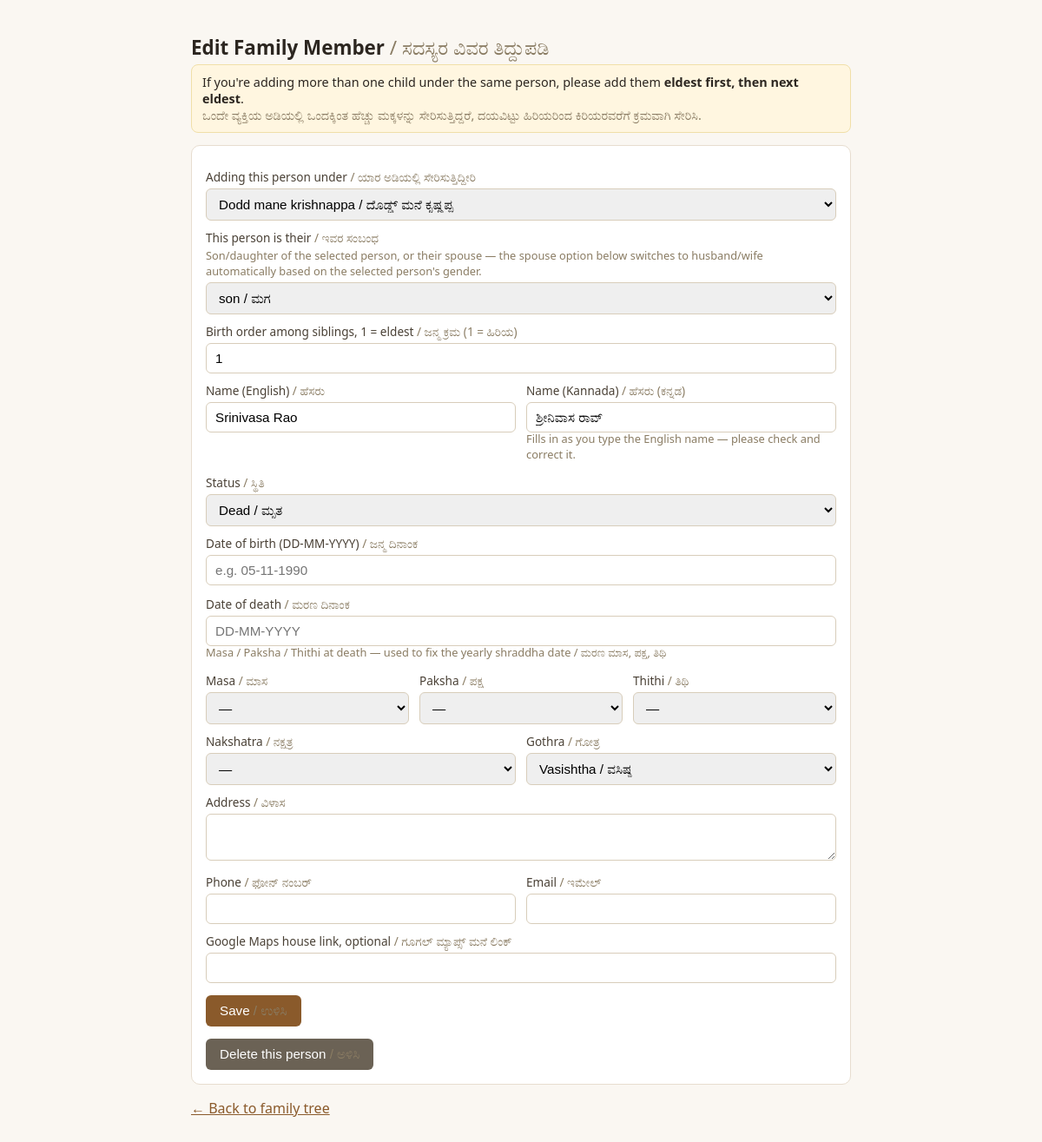
The app's page /admin/root/edit/4 (signed in) with its own data.
### models.py (models this page shows, shortened)
class Person(db.Model):
    id = db.Column(db.Integer, primary_key=True)
    branch_id = db.Column(db.Integer, db.ForeignKey("branch.id"), nullable=True)
    parent_id = db.Column(db.Integer, db.ForeignKey("person.id"), nullable=True)
    relation_type = db.Column(db.String(20), nullable=False)  # root/son/daughter/spouse
    gender = db.Column(db.String(10))
    alive_status = db.Column(db.String(10), default="Alive")
    name = db.Column(db.String(120), nullable=False)       # English spelling
    name_kn = db.Column(db.String(120))                     # Kannada spelling (auto-suggested, editable)
    dob = db.Column(db.String(20))   # DD-MM-YYYY, optional
    dod = db.Column(db.String(20))   # DD-MM-YYYY, optional
    dod_masa = db.Column(db.String(30))    # lunar month at death (e.g. Chaitra), for Paksha Masa rites
    dod_paksha = db.Column(db.String(20))  # Shukla / Krishna paksha at death
    dod_thithi = db.Column(db.String(30))  # thithi at death (e.g. Chaturdashi)
    nakshatra = db.Column(db.String(60))      # nakshatra at birth
    gothra = db.Column(db.String(60))
    address = db.Column(db.Text)
    phone = db.Column(db.String(20))
    email = db.Column(db.String(120))
    maps_link = db.Column(db.String(400))
    sibling_order = db.Column(db.Integer, default=1)  # 1 = eldest
    created_at = db.Column(db.DateTime, default=db.func.now())
    children = db.relationship(
        "Person",
        backref=db.backref("parent", remote_side=[id]),
        foreign_keys=[parent_id],
    )

### app.py (the view, shortened to what this page needs)
@app.route("/admin/root/edit/<int:person_id>", methods=["GET", "POST"])
def admin_root_edit_person(person_id):
    if not require_admin():
        return redirect(url_for("admin_login"))
    person = Person.query.filter_by(id=person_id, branch_id=None).first_or_404()
    root = get_root_person()
    rows = person_tree_rows(root, branch_id=None)
    def is_descendant_or_self(candidate):
        node = candidate
        while node is not None:
            if node.id == person.id:
                return True
            node = node.parent
        return False
    people_for_dropdown = [p for p, _depth in rows if not is_descendant_or_self(p)]
    return render_template(
        "person_form.html",
        branch=None,
        person=person,
        nakshatra_is_other=is_custom_value(person.nakshatra, NAKSHATRAS),
        gothra_is_other=is_custom_value(person.gothra, GOTHRAS),
        is_anchor=(person.id == root.id),
        people_for_dropdown=people_for_dropdown,
        default_parent_id=person.parent_id,
        default_relation=person.relation_type,
        relations=RELATION_CHOICES,
        genders=GENDER_CHOICES,
        statuses=STATUS_CHOICES,
        nakshatras=NAKSHATRAS,
        gothras=GOTHRAS,
        masas=MASAS,
        pakshas=PAKSHAS,
        thithis=THITHIS,
    )

### app.py (called while the page is built)
@app.context_processor
def inject_site_name():
    return {"site_name": SITE_NAME}

def require_admin():
    return session.get("is_admin", False)

def get_root_person():
    return Person.query.filter_by(relation_type="root", branch_id=None).first()

def is_custom_value(value, choices):
    known_keys = {key for key, _en, _kn in choices}
    return bool(value) and value not in known_keys

def person_tree_rows(anchor, branch_id):
    people_by_parent = {}
    others = Person.query.filter(Person.branch_id == branch_id, Person.id != anchor.id).all()
    all_people = [anchor] + others
    for p in all_people:
        people_by_parent.setdefault(p.parent_id, []).append(p)
    for siblings in people_by_parent.values():
        siblings.sort(key=lambda p: (p.sibling_order or 1))
    rows = []
    def walk(person, depth):
        rows.append((person, depth))
        for child in people_by_parent.get(person.id, []):
            walk(child, depth + 1)
    walk(anchor, 0)
    return rows

### templates/person_form.html (shortened to what this page needs)
{% extends "base.html" %}
{% block content %}
{% if person %}
<h1>Edit Family Member <span class="kn">/ ಸದಸ್ಯರ ವಿವರ ತಿದ್ದುಪಡಿ</span></h1>
{% else %}
<h1>Add a Family Member <span class="kn">/ ಕುಟುಂಬ ಸದಸ್ಯರನ್ನು ಸೇರಿಸಿ</span></h1>
{% endif %}
<div class="note">
  {% if is_anchor %}
  This is you / the person this branch starts from — your position in the wider family tree is fixed by the admin, but everything below is your own details to fill in or correct.
  <br><span class="kn">ಇದು ನೀವೇ / ಈ ಶಾಖೆ ಪ್ರಾರಂಭವಾಗುವ ವ್ಯಕ್ತಿ — ಕುಟುಂಬ ವೃಕ್ಷದಲ್ಲಿ ನಿಮ್ಮ ಸ್ಥಾನವನ್ನು ನಿರ್ವಾಹಕರು ನಿಗದಿಪಡಿಸಿದ್ದಾರೆ, ಆದರೆ ಉಳಿದ ವಿವರಗಳನ್ನು ನೀವು ತುಂಬಬಹುದು ಅಥವಾ ಸರಿಪಡಿಸಬಹುದು.</span>
  {% else %}
  If you're adding more than one child under the same person, please add them <strong>eldest first, then next eldest</strong>.
  <br><span class="kn">ಒಂದೇ ವ್ಯಕ್ತಿಯ ಅಡಿಯಲ್ಲಿ ಒಂದಕ್ಕಿಂತ ಹೆಚ್ಚು ಮಕ್ಕಳನ್ನು ಸೇರಿಸುತ್ತಿದ್ದರೆ, ದಯವಿಟ್ಟು ಹಿರಿಯರಿಂದ ಕಿರಿಯರವರೆಗೆ ಕ್ರಮವಾಗಿ ಸೇರಿಸಿ.</span>
  {% endif %}
</div>
<div class="card">
  <form method="post" id="personForm" action="{% if person %}{% if branch %}{{ url_for('branch_edit_person', token=branch.token, person_id=person.id) }}{% else %}{{ url_for('admin_root_edit_person', person_id=person.id) }}{% endif %}{% else %}{% if branch %}{{ url_for('branch_add_person', token=branch.token) }}{% else %}{{ url_for('admin_root_add_person') }}{% endif %}{% endif %}">
    {% if not is_anchor %}
    <label>Adding this person under <span class="kn">/ ಯಾರ ಅಡಿಯಲ್ಲಿ ಸೇರಿಸುತ್ತಿದ್ದೀರಿ</span></label>
    <select name="parent_id" id="parent_id" required onchange="updateRelationOptions()">
      {% for p in people_for_dropdown %}
        <option value="{{ p.id }}" data-gender="{{ p.gender }}" {% if p.id == default_parent_id %}selected{% endif %}>{{ p.name }}{% if p.name_kn %} / {{ p.name_kn }}{% endif %}</option>
      {% endfor %}
    </select>
    <label>This person is their <span class="kn">/ ಇವರ ಸಂಬಂಧ</span></label>
    <div class="hint">Son/daughter of the selected person, or their spouse — the spouse option below switches to husband/wife automatically based on the selected person's gender.</div>
    <select name="relation_type" id="relation_type" onchange="toggleSiblingOrder()">
      {% for r in relations %}
        <option value="{{ r }}" id="opt_{{ r }}" {% if r == default_relation %}selected{% endif %}>
          {{ r }}{% if r == 'son' %} / ಮಗ{% elif r == 'daughter' %} / ಮಗಳು{% elif r == 'wife' %} / ಪತ್ನಿ{% elif r == 'husband' %} / ಪತಿ{% endif %}
        </option>
      {% endfor %}
    </select>
    {% endif %}
    <div id="sibling_order_field">
      <label>Birth order among siblings, 1 = eldest <span class="kn">/ ಜನ್ಮ ಕ್ರಮ (1 = ಹಿರಿಯ)</span></label>
      <input type="number" name="sibling_order" id="sibling_order" value="{{ person.sibling_order if person else 1 }}" min="1">
    </div>
    <div class="row2">
      <div>
        <label for="name">Name (English) <span class="kn">/ ಹೆಸರು</span></label>
        <input type="text" name="name" id="name" value="{{ person.name if person else '' }}" required>
      </div>
      <div>
        <label for="name_kn">Name (Kannada) <span class="kn">/ ಹೆಸರು (ಕನ್ನಡ)</span></label>
        <input type="text" name="name_kn" id="name_kn" value="{{ person.name_kn if person else '' }}">
        <div class="hint">Fills in as you type the English name — please check and correct it.</div>
      </div>
    </div>
    <label>Status <span class="kn">/ ಸ್ಥಿತಿ</span></label>
    <select name="alive_status" id="alive_status" onchange="toggleDod()">
      {% for s in statuses %}
        <option value="{{ s }}" {% if person and person.alive_status == s %}selected{% endif %}>{{ s }}{% if s == 'Alive' %} / ಜೀವಂತ{% else %} / ಮೃತ{% endif %}</option>
      {% endfor %}
    </select>
    <label for="dob">Date of birth (DD-MM-YYYY) <span class="kn">/ ಜನ್ಮ ದಿನಾಂಕ</span></label>
    <input type="text" name="dob" id="dob" value="{{ person.dob if person else '' }}" placeholder="e.g. 05-11-1990" oninput="updateAge()">
    <div id="dod_field">
      <label for="dod">Date of death <span class="kn">/ ಮರಣ ದಿನಾಂಕ</span></label>
      <input type="text" name="dod" id="dod" value="{{ person.dod if person else '' }}" placeholder="DD-MM-YYYY">
      <div class="hint">Masa / Paksha / Thithi at death — used to fix the yearly shraddha date <span class="kn">/ ಮರಣ ಮಾಸ, ಪಕ್ಷ, ತಿಥಿ</span></div>
      <div class="row2">
        <div>
          <label for="dod_masa">Masa <span class="kn">/ ಮಾಸ</span></label>
          <select name="dod_masa" id="dod_masa">
            <option value="">—</option>
          </select>
        </div>
        <div>
          <label for="dod_paksha">Paksha <span class="kn">/ ಪಕ್ಷ</span></label>
          <select name="dod_paksha" id="dod_paksha">
            <option value="">—</option>
          </select>
        </div>
        <div>
          <label for="dod_thithi">Thithi <span class="kn">/ ತಿಥಿ</span></label>
          <select name="dod_thithi" id="dod_thithi">
            <option value="">—</option>
          </select>
        </div>
      </div>
    </div>
    <div class="row2">
      <div>
        <label for="nakshatra">Nakshatra <span class="kn">/ ನಕ್ಷತ್ರ</span></label>
        <select name="nakshatra" id="nakshatra" onchange="toggleOther('nakshatra')">
          <option value="">—</option>
        </select>
      </div>
      <div>
        <label for="gothra">Gothra <span class="kn">/ ಗೋತ್ರ</span></label>
        <select name="gothra" id="gothra" onchange="toggleOther('gothra')">
          {% for key, en, kn in gothras %}<option value="{{ key }}" {% if person and ((person.gothra == key) or (key == 'Other' and gothra_is_other)) %}selected{% endif %}>{{ en }} / {{ kn }}</option>{% endfor %}
        </select>
      </div>
    </div>
    <label for="address">Address <span class="kn">/ ವಿಳಾಸ</span></label>
    <textarea name="address" id="address" rows="2">{{ person.address if person else '' }}</textarea>
    <div class="row2">
      <div>
        <label for="phone">Phone <span class="kn">/ ಫೋನ್ ನಂಬರ್</span></label>
        <input type="text" name="phone" id="phone" value="{{ person.phone if person else '' }}">
      </div>
      <div>
        <label for="email">Email <span class="kn">/ ಇಮೇಲ್</span></label>
        <input type="email" name="email" id="email" value="{{ person.email if person else '' }}">
      </div>
    </div>
    <label for="maps_link">Google Maps house link, optional <span class="kn">/ ಗೂಗಲ್ ಮ್ಯಾಪ್ಸ್ ಮನೆ ಲಿಂಕ್</span></label>
    <input type="text" name="maps_link" id="maps_link" value="{{ person.maps_link if person else '' }}">
    <button type="submit">Save <span class="kn">/ ಉಳಿಸಿ</span></button>
  </form>
  {% if person %}
  <form method="post"
        action="{% if branch %}{{ url_for('branch_delete_person', token=branch.token, person_id=person.id) }}{% else %}{{ url_for('admin_root_delete_person', person_id=person.id) }}{% endif %}"
        onsubmit="return confirm('Delete {{ person.name }} and everyone entered under them? This cannot be undone.');">
    <button type="submit" class="btn secondary">Delete this person <span class="kn">/ ಅಳಿಸಿ</span></button>
  </form>
  {% endif %}
</div>
<p>
  {% if branch %}
    <a href="{{ url_for('branch_home', token=branch.token) }}">&larr; Back to family tree</a>
  {% else %}
    <a href="{{ url_for('admin_root_home') }}">&larr; Back to family tree</a>
  {% endif %}
</p>
{% endblock %}

### templates/base.html (style rules this page uses)
body { font-family: system-ui, sans-serif; background: #faf7f2; color: #2c2620; margin: 0; }
h1 { font-size: 1.4rem; margin-bottom: 4px; }
.card { background: #fff; border: 1px solid #e7ddcf; border-radius: 10px; padding: 16px; margin-bottom: 14px; }
label { display: block; font-size: 0.85rem; margin: 10px 0 4px; color: #4a4136; }
input, select, textarea { width: 100%; box-sizing: border-box; padding: 8px 10px; border: 1px solid #d8cdba; border-radius: 6px; font-size: 0.95rem; }
.row2 { display: flex; gap: 12px; }
.row2 > div { flex: 1; }
button, .btn { display: inline-block; background: #8a5a2b; color: #fff; border: none; padding: 9px 16px; border-radius: 6px; font-size: 0.95rem; cursor: pointer; text-decoration: none; margin-top: 14px; }
.btn.secondary { background: #6b6255; }
.note { background: #fff6e0; border: 1px solid #f0dfa8; padding: 10px 12px; border-radius: 8px; font-size: 0.9rem; margin-bottom: 14px; }
a { color: #8a5a2b; }
.kn { color: #8a7c63; font-weight: normal; }
.hint { font-size: 0.8rem; color: #8a7c63; margin-top: -2px; margin-bottom: 4px; }

### records on screen
Person: relation_type "son / ಮಗ", sibling_order "1", name "Srinivasa Rao", name_kn "ಶ್ರೀನಿವಾಸ ರಾವ್", alive_status "Dead / ಮೃತ", gothra "Vasishtha / ವಸಿಷ್ಠ"

### other values on screen
form field parent_id "Dodd mane krishnappa / ದೊಡ್ಡ್ ಮನೆ ಕೃಷ್ಣಪ್ಪ"
